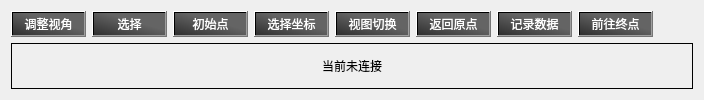
            <widget class="QWidget" name="tab_3">
             <attribute name="title">
              <string>主视窗口</string>
             </attribute>
             <layout class="QGridLayout" name="gridLayout_4">
              <item row="0" column="0">
               <layout class="QVBoxLayout" name="verticalLayout_14" stretch="0,1">
                <item>
                 <layout class="QHBoxLayout" name="horizontalLayout_11">
                  <item>
                   <widget class="QPushButton" name="move_camera_btn">
                    <property name="styleSheet">
                     <string notr="true">QPushButton
{
    color:white;
	background-color: qlineargradient(spread:pad, x1:0.0618557, y1:1, x2:0.948454, y2:0.057, stop:0 rgba(50, 50, 50, 255), stop:0.618557 rgba(100, 100, 100, 255));
}
QPushButton:hover
{
    background-color: qlineargradient(spread:pad, x1:0.0618557, y1:1, x2:0.948454, y2:0.057, stop:0 rgba(100, 100, 100, 255), stop:0.618557 rgba(50, 50, 50, 255));
}
QPushButton:pressed
{
    background-color: qlineargradient(spread:pad, x1:0.0618557, y1:1, x2:0.948454, y2:0.057, stop:0 rgba(20, 20, 20, 255), stop:0.618557 rgba(70, 70, 70, 255));
    padding-left:3px;
    padding-top:3px;
}</string>
                    </property>
                    <property name="text">
                     <string>调整视角</string>
                    </property>
                    <property name="icon">
                     <iconset resource="../resources/images.qrc">
                      <normaloff>:/images/rotate_cam.svg</normaloff>:/images/rotate_cam.svg</iconset>
                    </property>
                   </widget>
                  </item>
                  <item>
                   <widget class="QPushButton" name="set_select_btn">
                    <property name="styleSheet">
                     <string notr="true">QPushButton
{
    color:white;
	background-color: qlineargradient(spread:pad, x1:0.0618557, y1:1, x2:0.948454, y2:0.057, stop:0 rgba(50, 50, 50, 255), stop:0.618557 rgba(100, 100, 100, 255));
}
QPushButton:hover
{
    background-color: qlineargradient(spread:pad, x1:0.0618557, y1:1, x2:0.948454, y2:0.057, stop:0 rgba(100, 100, 100, 255), stop:0.618557 rgba(50, 50, 50, 255));
}
QPushButton:pressed
{
    background-color: qlineargradient(spread:pad, x1:0.0618557, y1:1, x2:0.948454, y2:0.057, stop:0 rgba(20, 20, 20, 255), stop:0.618557 rgba(70, 70, 70, 255));
    padding-left:3px;
    padding-top:3px;
}</string>
                    </property>
                    <property name="text">
                     <string>选择</string>
                    </property>
                    <property name="icon">
                     <iconset resource="../resources/images.qrc">
                      <normaloff>:/images/classes/Select.png</normaloff>:/images/classes/Select.png</iconset>
                    </property>
                   </widget>
                  </item>
                  <item>
                   <widget class="QPushButton" name="set_pos_btn">
                    <property name="maximumSize">
                     <size>
                      <width>16777215</width>
                      <height>16777215</height>
                     </size>
                    </property>
                    <property name="styleSheet">
                     <string notr="true">QPushButton
{
    color:white;
	background-color: qlineargradient(spread:pad, x1:0.0618557, y1:1, x2:0.948454, y2:0.057, stop:0 rgba(50, 50, 50, 255), stop:0.618557 rgba(100, 100, 100, 255));
}
QPushButton:hover
{
    background-color: qlineargradient(spread:pad, x1:0.0618557, y1:1, x2:0.948454, y2:0.057, stop:0 rgba(100, 100, 100, 255), stop:0.618557 rgba(50, 50, 50, 255));
}
QPushButton:pressed
{
    background-color: qlineargradient(spread:pad, x1:0.0618557, y1:1, x2:0.948454, y2:0.057, stop:0 rgba(20, 20, 20, 255), stop:0.618557 rgba(70, 70, 70, 255));
    padding-left:3px;
    padding-top:3px;
}</string>
                    </property>
                    <property name="text">
                     <string>初始点</string>
                    </property>
                    <property name="icon">
                     <iconset resource="../resources/images.qrc">
                      <normaloff>:/images/classes/Pose.png</normaloff>:/images/classes/Pose.png</iconset>
                    </property>
                   </widget>
                  </item>
                  <item>
                   <widget class="QPushButton" name="set_goal_btn">
                    <property name="styleSheet">
                     <string notr="true">QPushButton
{
    color:white;
	background-color: qlineargradient(spread:pad, x1:0.0618557, y1:1, x2:0.948454, y2:0.057, stop:0 rgba(50, 50, 50, 255), stop:0.618557 rgba(100, 100, 100, 255));
}
QPushButton:hover
{
    background-color: qlineargradient(spread:pad, x1:0.0618557, y1:1, x2:0.948454, y2:0.057, stop:0 rgba(100, 100, 100, 255), stop:0.618557 rgba(50, 50, 50, 255));
}
QPushButton:pressed
{
    background-color: qlineargradient(spread:pad, x1:0.0618557, y1:1, x2:0.948454, y2:0.057, stop:0 rgba(20, 20, 20, 255), stop:0.618557 rgba(70, 70, 70, 255));
    padding-left:3px;
    padding-top:3px;
}</string>
                    </property>
                    <property name="text">
                     <string>选择坐标</string>
                    </property>
                    <property name="icon">
                     <iconset resource="../resources/images.qrc">
                      <normaloff>:/images/classes/SetGoal.png</normaloff>:/images/classes/SetGoal.png</iconset>
                    </property>
                   </widget>
                  </item>
                  <item>
                   <widget class="QPushButton" name="set_rviz_view_btn">
                    <property name="styleSheet">
                     <string notr="true">QPushButton
{
    color:white;
	background-color: qlineargradient(spread:pad, x1:0.0618557, y1:1, x2:0.948454, y2:0.057, stop:0 rgba(50, 50, 50, 255), stop:0.618557 rgba(100, 100, 100, 255));
}
QPushButton:hover
{
    background-color: qlineargradient(spread:pad, x1:0.0618557, y1:1, x2:0.948454, y2:0.057, stop:0 rgba(100, 100, 100, 255), stop:0.618557 rgba(50, 50, 50, 255));
}
QPushButton:pressed
{
    background-color: qlineargradient(spread:pad, x1:0.0618557, y1:1, x2:0.948454, y2:0.057, stop:0 rgba(20, 20, 20, 255), stop:0.618557 rgba(70, 70, 70, 255));
    padding-left:3px;
    padding-top:3px;
}</string>
                    </property>
                    <property name="text">
                     <string>视图切换</string>
                    </property>
                    <property name="icon">
                     <iconset resource="../resources/images.qrc">
                      <normaloff>:/images/visibility.svg</normaloff>:/images/visibility.svg</iconset>
                    </property>
                   </widget>
                  </item>
                  <item>
                   <widget class="QPushButton" name="return_to_zero_btn">
                    <property name="styleSheet">
                     <string notr="true">QPushButton
{
    color:white;
	background-color: qlineargradient(spread:pad, x1:0.0618557, y1:1, x2:0.948454, y2:0.057, stop:0 rgba(50, 50, 50, 255), stop:0.618557 rgba(100, 100, 100, 255));
}
QPushButton:hover
{
    background-color: qlineargradient(spread:pad, x1:0.0618557, y1:1, x2:0.948454, y2:0.057, stop:0 rgba(100, 100, 100, 255), stop:0.618557 rgba(50, 50, 50, 255));
}
QPushButton:pressed
{
    background-color: qlineargradient(spread:pad, x1:0.0618557, y1:1, x2:0.948454, y2:0.057, stop:0 rgba(20, 20, 20, 255), stop:0.618557 rgba(70, 70, 70, 255));
    padding-left:3px;
    padding-top:3px;
}</string>
                    </property>
                    <property name="text">
                     <string>返回原点</string>
                    </property>
                    <property name="icon">
                     <iconset resource="../resources/images.qrc">
                      <normaloff>:/images/return.png</normaloff>:/images/return.png</iconset>
                    </property>
                   </widget>
                  </item>
                  <item>
                   <widget class="QPushButton" name="record_bag_btn">
                    <property name="styleSheet">
                     <string notr="true">QPushButton
{
    color:white;
	background-color: qlineargradient(spread:pad, x1:0.0618557, y1:1, x2:0.948454, y2:0.057, stop:0 rgba(50, 50, 50, 255), stop:0.618557 rgba(100, 100, 100, 255));
}
QPushButton:hover
{
    background-color: qlineargradient(spread:pad, x1:0.0618557, y1:1, x2:0.948454, y2:0.057, stop:0 rgba(100, 100, 100, 255), stop:0.618557 rgba(50, 50, 50, 255));
}
QPushButton:pressed
{
    background-color: qlineargradient(spread:pad, x1:0.0618557, y1:1, x2:0.948454, y2:0.057, stop:0 rgba(20, 20, 20, 255), stop:0.618557 rgba(70, 70, 70, 255));
    padding-left:3px;
    padding-top:3px;
}</string>
                    </property>
                    <property name="text">
                     <string>记录数据</string>
                    </property>
                    <property name="icon">
                     <iconset resource="../resources/images.qrc">
                      <normaloff>:/images/classes/InteractiveMarkers.png</normaloff>:/images/classes/InteractiveMarkers.png</iconset>
                    </property>
                   </widget>
                  </item>
                  <item>
                   <widget class="QPushButton" name="go_end_point_btn">
                    <property name="styleSheet">
                     <string notr="true">QPushButton
{
    color:white;
	background-color: qlineargradient(spread:pad, x1:0.0618557, y1:1, x2:0.948454, y2:0.057, stop:0 rgba(50, 50, 50, 255), stop:0.618557 rgba(100, 100, 100, 255));
}
QPushButton:hover
{
    background-color: qlineargradient(spread:pad, x1:0.0618557, y1:1, x2:0.948454, y2:0.057, stop:0 rgba(100, 100, 100, 255), stop:0.618557 rgba(50, 50, 50, 255));
}
QPushButton:pressed
{
    background-color: qlineargradient(spread:pad, x1:0.0618557, y1:1, x2:0.948454, y2:0.057, stop:0 rgba(20, 20, 20, 255), stop:0.618557 rgba(70, 70, 70, 255));
    padding-left:3px;
    padding-top:3px;
}</string>
                    </property>
                    <property name="text">
                     <string>前往终点</string>
                    </property>
                    <property name="icon">
                     <iconset resource="../resources/images.qrc">
                      <normaloff>:/images/set_return.png</normaloff>:/images/set_return.png</iconset>
                    </property>
                   </widget>
                  </item>
                  <item>
                   <spacer name="horizontalSpacer_2">
                    <property name="orientation">
                     <enum>Qt::Horizontal</enum>
                    </property>
                    <property name="sizeHint" stdset="0">
                     <size>
                      <width>40</width>
                      <height>20</height>
                     </size>
                    </property>
                   </spacer>
                  </item>
                 </layout>
                </item>
                <item>
                 <layout class="QVBoxLayout" name="verticalLayout_build_map">
                  <item>
                   <widget class="QLabel" name="label_rvizShow">
                    <property name="frameShape">
                     <enum>QFrame::Box</enum>
                    </property>
                    <property name="text">
                     <string>当前未连接</string>
                    </property>
                    <property name="alignment">
                     <set>Qt::AlignCenter</set>
                    </property>
                   </widget>
                  </item>
                 </layout>
                </item>
               </layout>
              </item>
             </layout>
            </widget>
